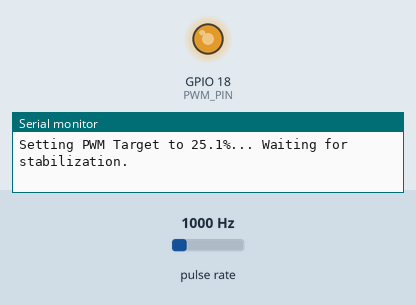
A sketch run on a simulated ESP32. Parts: output pins drawn as LEDs (lit = HIGH), the last lines printed to the serial monitor. Wiring (inferred from the names in the program): pulse sensor: data GPIO 27. The inputs (shaded band) are chosen by the test bench; at power-on: pulse rate 1000 Hz.

Above: at 0.05 s.
At 12.05 s:
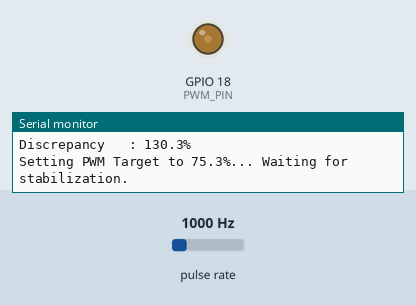
At 23.05 s:
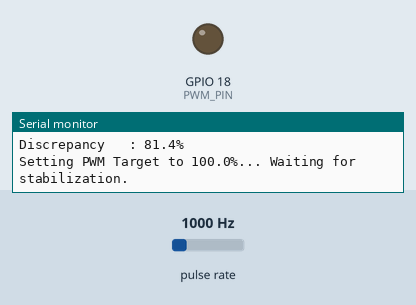
At 46.05 s:
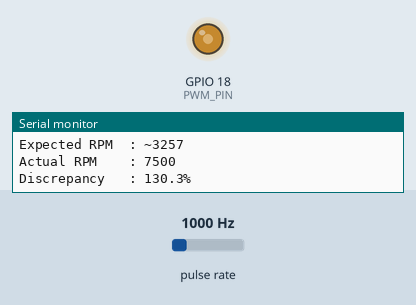
Timing chart, 0 to 59.9 s (numbered marks = the images above):
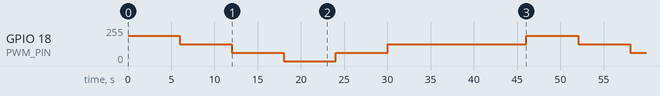

The sketch:

ESP32_ChangeSpeed_ReadTachometer.ino
```cpp
#include <Arduino.h>

// Pin Definitions
const int PWM_PIN = 18;
const int TACH_PIN = 27;

// Fan Specifications
const int MAX_FAN_RPM = 5000;
const int MIN_FAN_RPM = 1500;

// PWM Configuration (ESP32 Arduino Core 3.0+ Compatible)
const int PWM_FREQ = 25000;
const int PWM_RES = 8;

// Global Variables for Tracking Pulse Counter
volatile unsigned long pulseCount = 0;

volatile unsigned long lastPulseTime = 0;
const unsigned long DEBOUNCE_TIME_US = 4000; // 4ms lockout (~5000 RPM max limit safety)

void IRAM_ATTR tachISR() {
  unsigned long currentTime = esp_timer_get_time(); // Get precise time in microseconds
  if (currentTime - lastPulseTime >= DEBOUNCE_TIME_US) {
    pulseCount++;
    lastPulseTime = currentTime;
  }
}

void setup() {
  Serial.begin(115200);

  pinMode(TACH_PIN, INPUT_PULLUP);
  attachInterrupt(digitalPinToInterrupt(TACH_PIN), tachISR, FALLING);

  ledcAttach(PWM_PIN, PWM_FREQ, PWM_RES);
}

void loop() {
  // Target duty cycles we WANT the fan to see (25%, 50%, 75%, 100%)
  int targetDutyCycles[] = {64, 128, 192, 255, 192, 128};

  for (int i = 0; i < 6; i++) {
    int targetDuty = targetDutyCycles[i];
    float targetPercent = (targetDuty / 255.0) * 100.0;

    // INVERSION: Flip the duty cycle to compensate for the transistor inverter circuit
    int invertedDuty = 255 - targetDuty;

    // 1. Command the inverted PWM change to the ESP32 pin
    ledcWrite(PWM_PIN, invertedDuty);

    // 2. Wait 5 seconds for the physical fan blades to stabilize
    Serial.print("\nSetting PWM Target to "); Serial.print(targetPercent, 1); Serial.println("%... Waiting for stabilization.");
    delay(5000);

    // 3. Measure RPM over a 1-second window
    pulseCount = 0;
    delay(1000);

    // Calculate actual RPM based on 2 pulses per revolution
    unsigned long readings = pulseCount;
    float actualRPM = (readings * 60.0) / 2.0;

    // Calculate expected RPM across the 1500 to 5000 RPM range
    float expectedRPM = MIN_FAN_RPM + ((targetPercent / 100.0) * (MAX_FAN_RPM - MIN_FAN_RPM));

    // 4. Print results
    Serial.println("====== AUDIT RESULTS ======");
    Serial.print("Target PWM    : "); Serial.print(targetPercent, 1); Serial.println("%");
    Serial.print("ESP32 Out PWM : "); Serial.print((invertedDuty / 255.0) * 100.0, 1); Serial.println("% (Inverted)");
    Serial.print("Expected RPM  : ~"); Serial.println(expectedRPM, 0);
    Serial.print("Actual RPM    : "); Serial.println(actualRPM, 0);

    // Calculate Deviation
    float variance = ((actualRPM - expectedRPM) / expectedRPM) * 100.0;
    Serial.print("Discrepancy   : "); Serial.print(variance, 1); Serial.println("%");
  }

  delay(10000);
}
```

Measured:
- by itself, GPIO 18 (PWM_PIN): repeats every 46.1 s: 127/255 6.0 s, 63/255 6.0 s, 0/255 6.0 s, 63/255 6.0 s, 127/255 16.0 s, 190/255 6.0 s
